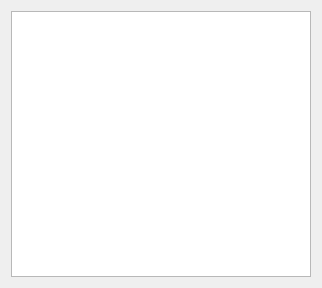
<?xml version="1.0" encoding="UTF-8"?>
<ui version="4.0">
 <class>LoginServer</class>
 <widget class="QMainWindow" name="LoginServer">
  <property name="geometry">
   <rect>
    <x>0</x>
    <y>0</y>
    <width>322</width>
    <height>288</height>
   </rect>
  </property>
  <property name="windowTitle">
   <string>LoginServer</string>
  </property>
  <widget class="QWidget" name="centralWidget">
   <layout class="QGridLayout" name="gridLayout">
    <item row="0" column="0">
     <widget class="QListView" name="listView"/>
    </item>
   </layout>
  </widget>
 </widget>
 <layoutdefault spacing="6" margin="11"/>
 <resources/>
 <connections/>
</ui>
